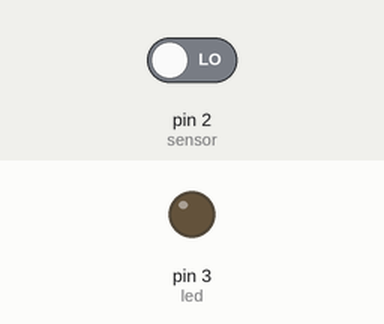
Simulated run of this sketch. Board: Arduino Uno, built with avr-gcc and run on an emulated ATmega328P. Parts: output pins drawn as LEDs (lit = HIGH). Dashed ring = blinking. Inputs (shaded band) come from the test bench; at power-on: pin 2 (sensor) LOW.

Above: at 1.2 s.
1.3 s: pin 2 (sensor) driven HIGH
At 1.7 s:
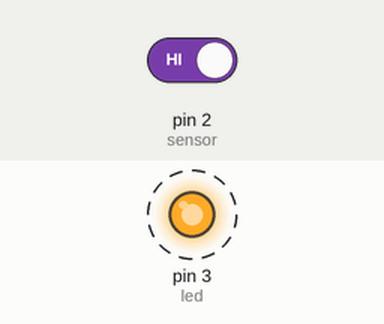
4.3 s: pin 2 (sensor) driven LOW
At 5.1 s:
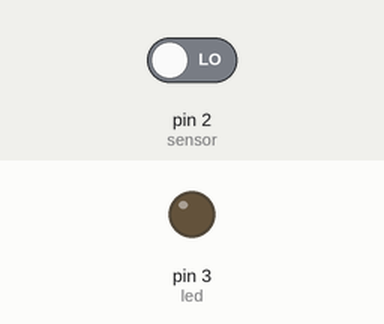
Timing chart, 0 to 7.3 s (numbered marks = the images above; inputs shaded):
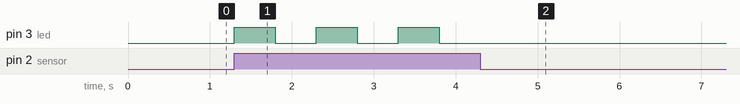

The sketch:

sensor_sonido_con_led.ino
```cpp
int sensor=2;
int led=3;
int valor;
int estado;

void setup() {
  pinMode(sensor, INPUT);
  pinMode(led, OUTPUT);
}

void loop() {
  valor= digitalRead(sensor);

  if(valor==HIGH){
    estado=digitalRead(led);
    digitalWrite(led,!estado);//0-1 (apago-encendido)
    delay(500);
  }

}
```

Measured:
- after the input at 1.3 s, pin 3 (led): alternates HIGH for 0.50 s and LOW for 0.50 s, starting at once
- after the input at 4.3 s, pin 3 (led): stops changing and stays LOW
